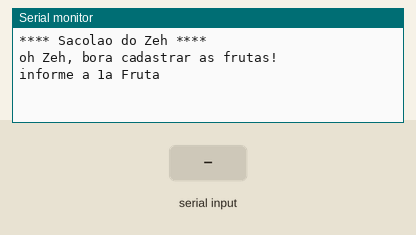
Simulated run of this sketch. Board: Arduino Uno, built with avr-gcc and run on an emulated ATmega328P. Parts: the last lines printed to the serial monitor. Inputs (shaded band) come from the test bench.

Above: at 0.8 s.
0.9 s: "1" received over Serial
At 2.3 s:
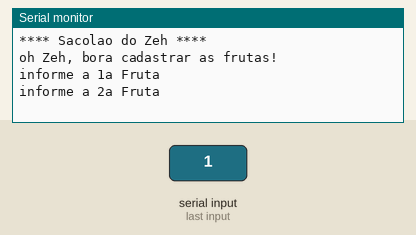
2.4 s: "0" received over Serial
At 3.8 s:
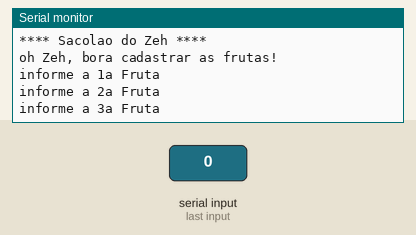
3.9 s: "2" received over Serial
At 5.9 s:
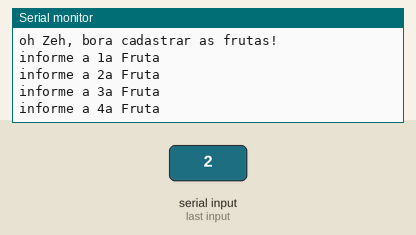
Timing chart, 0 to 7.4 s (numbered marks = the images above; inputs shaded):
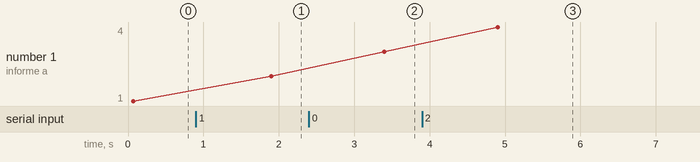

Measured:
- after the input at 0.9 s, the serial monitor: prints a new line after 1.0 s (image 1)
- after the input at 2.4 s, the serial monitor: prints a new line after 1.0 s (image 2)
- after the input at 3.9 s, the serial monitor: prints a new line after 1.0 s (image 3)
- plotted number 1: 1 → 2 after the input at 0.9 s, 2 → 3 after the input at 2.4 s, 3 → 4 after the input at 3.9 s

The sketch:

cadastro_de_frutas1.ino
```cpp
//C++


void setup()
{
  Serial.begin(9600);

  Serial.println("**** Sacolao do Zeh ****");
  Serial.println();

  String frutas[6]{};                  //cria um vetor de tamanho 6 vazio

  Serial.println("oh Zeh, bora cadastrar as frutas!");
  Serial.println();


  for(int i = 0; i <= 5; i++) {

    Serial.println("informe a " + String(i + 1) + "a Fruta");
    while (! Serial.available());
    frutas[i] = Serial.readString();


  }

  for(int numeroFruta = 0; numeroFruta < 6; numeroFruta++ ) {
    Serial.println("a " + String(numeroFruta + 1)+ "a fruta eh:" + frutas[numeroFruta]);
    Serial.println();

  }
}
void loop()
{

}
```
